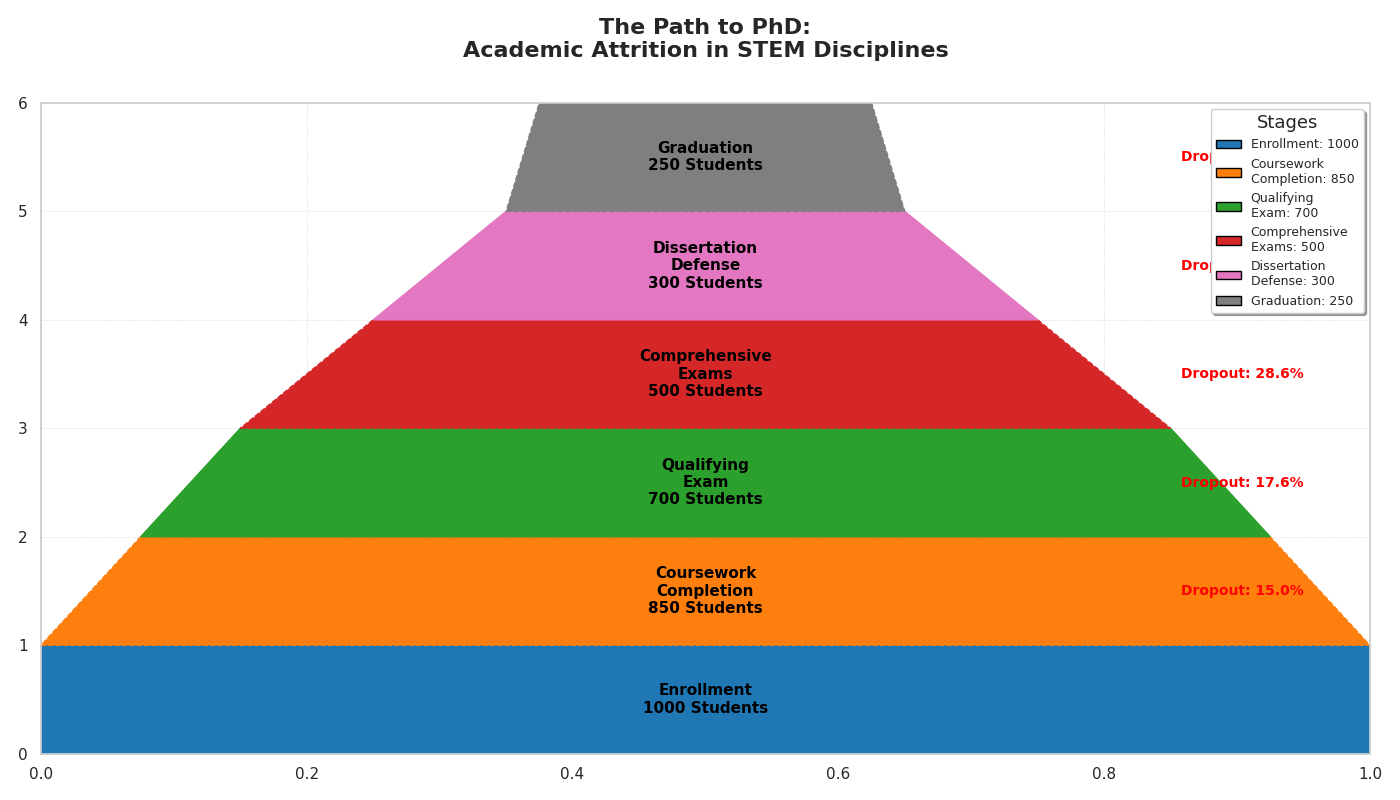

The script that drew this image:
import matplotlib.pyplot as plt
import matplotlib.patches as patches
import numpy as np

steps = [
    "Enrollment",
    "Coursework\nCompletion",
    "Qualifying\nExam",
    "Comprehensive\nExams",
    "Dissertation\nDefense",
    "Graduation"
]

student_counts = np.array([1000, 850, 700, 500, 300, 250])
dropout_rates = 100 * (1 - student_counts[1:] / student_counts[:-1])
widths = student_counts / student_counts[0]

colors = ['#1f77b4', '#ff7f0e', '#2ca02c', '#d62728', '#e377c2', '#7f7f7f']

fig, ax = plt.subplots(figsize=(14, 8))

for i in range(len(steps)):
    top_width = widths[i-1] if i > 0 else 1.0
    bottom_width = widths[i]
    line_style = '-' if i % 2 == 0 else '--'
    
    trapezoid = patches.Polygon(
        [
            [(1 - top_width) / 2, i], [(1 + top_width) / 2, i], 
            [(1 + bottom_width) / 2, i + 1], [(1 - bottom_width) / 2, i + 1]
        ], closed=True, color=colors[i], edgecolor='black', linestyle=line_style
    )
    ax.add_patch(trapezoid)
    
    ax.text(0.5, i + 0.5, f"{steps[i]}\n{student_counts[i]} Students",
            ha='center', va='center', fontsize=11, color='black', weight='bold')

    if i > 0:
        ax.text(0.95, i + 0.5, f"Dropout: {dropout_rates[i-1]:.1f}%", 
                ha='right', va='center', fontsize=10, color='red', weight='bold')

ax.set_xlim(0, 1)
ax.set_ylim(0, len(steps))
ax.grid(visible=True, linestyle=':', linewidth=0.5)
ax.axis('on')

legend_elements = [patches.Patch(facecolor=colors[i], edgecolor='black',
                                 label=f"{steps[i]}: {student_counts[i]}")
                   for i in range(len(steps))]
ax.legend(handles=legend_elements, loc='upper right', fontsize=9, frameon=True, shadow=True, title="Stages", title_fontsize='13')

ax.set_title('The Path to PhD:\nAcademic Attrition in STEM Disciplines',
             fontsize=16, weight='bold', ha='center', va='bottom', pad=30)

plt.tight_layout()
plt.show()
